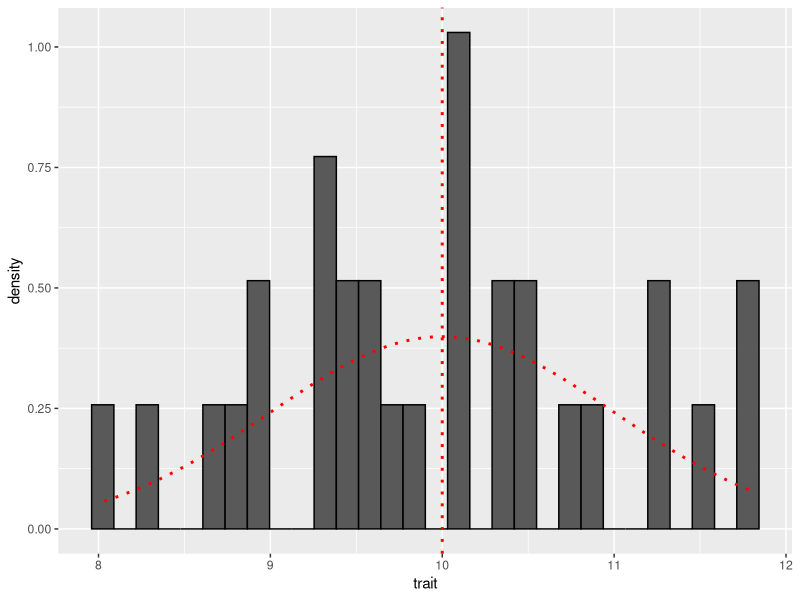
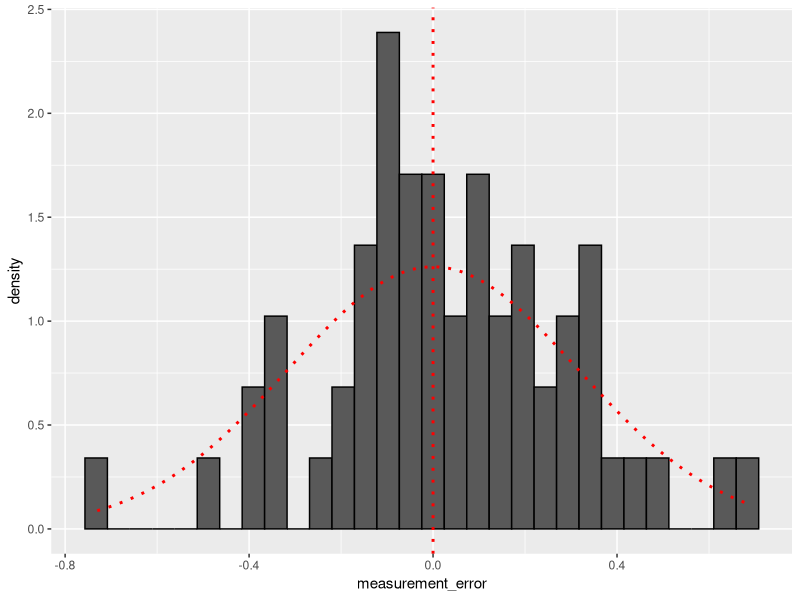
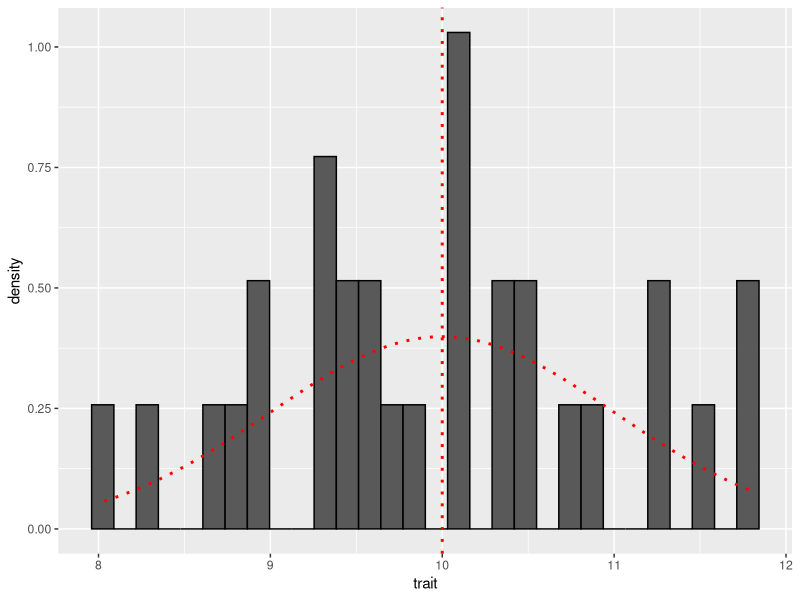
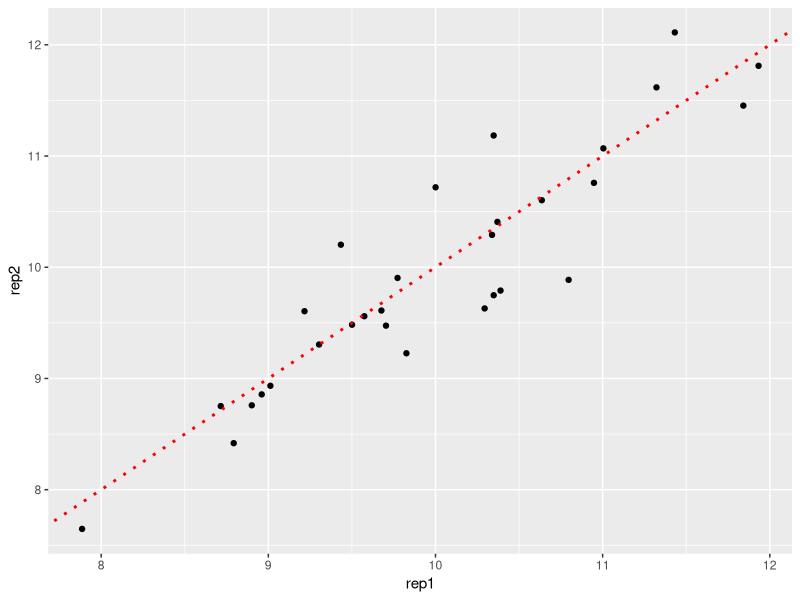

Here is the R script that generated these plots, in order:
## ---- chunk 1
library(ggplot2)
library(dplyr)
library(tidyr)

## Number of individual measured
n_ind=30
## Number of replicate per individual
k_rep=2

## Mean of the trait in the population
mean_trait=10

## Variance of the trait among individuals
var_among=1

## Variance among measurement of the trait within each individual
var_within=0.1

## Create dataset
data <- expand.grid(id=as.factor(1:n_ind), replicate=paste0("rep", 1:2))


## ---- chunk 2
## Set a seed so that results can be reproduced
set.seed(123)

## Simulate true value of the trait for each individual
true_trait_value <- rnorm(n=n_ind, mean = mean_trait, sd = sqrt(var_among))

## Histogram with the distribution of the trait values across the n_ind individuals
p <- data_frame(trait = true_trait_value) %>%
          ggplot(., aes(trait)) + 
          geom_histogram(aes(y = after_stat(density)), colour = "black") +
          geom_vline(xintercept = mean_trait, linetype="dotted", color = "red", linewidth=1) + ## Add mean of the trait
          stat_function(fun = dnorm, linewidth=1, linetype="dotted", color = "red", geom = "line", args = list(mean = mean_trait, sd = sqrt(var_among))) ## Add expected distribution of the trait in the population
p

## Add new column with true value of the trait for each individual
data$true_trait_value <- rep(true_trait_value, k_rep)

## ---- chunk 3
## Add new column with measurement error
data$measurement_error <- rnorm(n=nrow(data), mean = 0, sd = sqrt(var_within))

## Histogram with the distribution of the measurement error across the n_ind * k_rep measurements
p <- data %>%
          ggplot(., aes(measurement_error)) + 
          geom_histogram(aes(y = after_stat(density)), colour = "black") +
          geom_vline(xintercept = 0, linetype="dotted", color = "red", linewidth=1) + ## Add mean of the trait
          stat_function(fun = dnorm, linewidth=1, linetype="dotted", color = "red", geom = "line", args = list(mean = 0, sd = sqrt(var_within))) 
p
## ---- chunk 4
## Add new column with observed value of the trait for each replicate measurement of each individual
data$observed_trait_value <- data$true_trait_value + data$measurement_error

## Histogram with the distribution of the trait values across the n_ind * k_rep measurements
p <- data_frame(trait = true_trait_value) %>%
          ggplot(., aes(trait)) + 
          geom_histogram(aes(y = after_stat(density)), colour = "black") +
          geom_vline(xintercept = mean_trait, linetype="dotted", color = "red", linewidth=1) + ## Add mean of the trait
          stat_function(fun = dnorm, linewidth=1, linetype="dotted", color = "red", geom = "line", args = list(mean = mean_trait, sd = sqrt(var_among))) ## Add expected distribution of the trait in the population
p

## Plot correlation between the two measurements
data %>%
  select(id, replicate, observed_trait_value)%>%
  pivot_wider(names_from = replicate, values_from = observed_trait_value)%>%
          ggplot(aes(x=rep1, y=rep2)) +
          geom_point() +
          geom_abline(intercept = 0, slope=1, linetype="dotted", color = "red", linewidth=1) 
## ---- chunk 5
## Number of replicate per individual
table(data$id)

## Fit model with ANOVA
fit1 <- aov(observed_trait_value ~ id, data = data)
summary(fit1)

## Number of replicates per individual
n0=k_rep

## Degrees of freedom = number of individual - 1
df_Among <- n_ind-1

## Sum of squares among individuals
SSA <- summary(fit1)[[1]]$`Sum Sq`[1] 

## Among-groups (ie individual) variance component
MSA <- SSA/df_Among

## residual degrees of freedom
dfRes <- n_ind*(n0-1) 

## Sum of squares among replicates
SSW <- summary(fit1)[[1]]$`Sum Sq`[2] 

## Within-group variance component = Residual variance
(VarWithin <- SSW/dfRes)

## Check that the value computed by R is the same
sigma(fit1)^2

## Among individual variance 
(VarAmong<- (MSA-VarWithin)/n0)

## Observed repeatability
(Repeatability <- VarAmong/(VarAmong+VarWithin))

## Expected repeatability
(R_expected=var_among/(var_among+var_within))

## ---- chunk 6
## Use the code from https://www.r-bloggers.com/2021/05/one-way-anova-by-hand/

## Compute the error of each measurement under the complete model, i.e. the difference between each measurement and the mean of two measurements of the same individual
## Compute the squared error of each measurement (complete model)
complete <- data %>%  
  group_by(id) %>% 
  mutate(mean_trait_value = mean(observed_trait_value)) %>% #in complete model, fit is the group mean (i.e. mean of each individual) 
  mutate(error = mean_trait_value - observed_trait_value) %>% 
  mutate(sq_error = error ^ 2) %>%
  ungroup()

## Compute the N, the total number of observations and the SSE, the sum of the squared error of each measurement
## Compute n, the number of groups in the complete model (ie. individuals in the dataset)
## Compute df2, the residual degrees of freedom
(complete <- complete %>% 
  summarise(N = n(), sse = sum(sq_error)) %>% 
  mutate(n = length(unique(data$id))) %>% 
  mutate(df2 = N - n) %>% 
  select(sse, df2, N, n) %>% 
  mutate(mse = sse / df2) # mse = sigma squared 
)

## Check that the value computed by R is the same
sigma(fit1)^2

## ---- chunk 7

## Compute the error of each measurement according to the reduced model, i.e. the difference between each measurement and the overall mean across all measurements in the dataset
## Compute the squared error of each measurement (reduced model)
reduced <- data %>%  
  mutate(mean_trait_value = mean(observed_trait_value)) %>% #in reduced model, fit is the overall mean 
  mutate(error = mean_trait_value - observed_trait_value) %>% 
  mutate(sq_error = error ^ 2) %>%
  ungroup() 

## Compute the N, the total number of observations and the SSE, the sum of the squared error of each measurement
## Compute n, the number of groups in the reduced model (ie. 1 for the overall mean)
## Compute df2, the residual degrees of freedom
(reduced <- reduced %>% 
  summarise(N = n(), sse = sum(sq_error)) %>% # sse = sum square error
  mutate(n = 1) %>% 
  mutate(df2 = N - n) %>% 
  select(sse, df2, N, n)
)
## ---- chunk 8

## Residual variance of the reduced model explained by the complete model
(explained_ssa <- reduced$sse - complete$sse)

## df1 = number of groups (ie. individuals) - 1 (for the overall mean)
(explained_df1 <- reduced$df2 - complete$df2)

## MSA = SSA/df1
(explained_msa <- explained_ssa / explained_df1)

## Fratio = MSA/MSE
(f <- explained_msa / complete$mse)

## Compute P-value
pf(f, explained_df1, complete$df2, lower.tail = FALSE)
## ---- chunk 9
## Number of replicates
num_rep <- complete$N/complete$n

## Within individual variance
(VarWithin <- complete$mse)

## Among individual variance 
(VarAmong<- (explained_msa-complete$mse)/num_rep)

## Observed repeatability
(Repeatability <- VarAmong/(VarAmong+VarWithin))

## Expected repeatability
(R_expected=var_among/(var_among+var_within))
